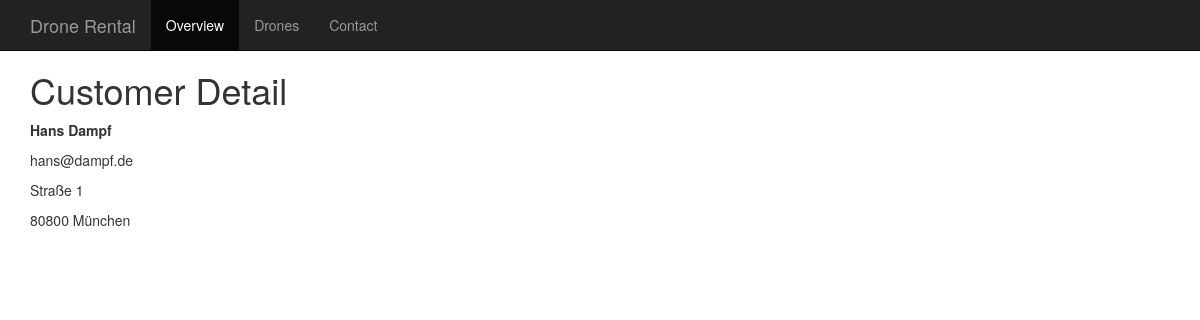
The app's page /customer/1/ with its own data.
### Drone_Rental/models.py (models this page shows, shortened)
class Customer(models.Model):
    first_name = models.CharField(max_length=50)
    last_name = models.CharField(max_length=50)
    email = models.EmailField()
    phone = models.CharField(max_length=50, blank=True)
    street = models.CharField(max_length=200)
    zipcode = models.CharField(max_length=5)
    city = models.CharField(max_length=50)

### Drone_Rental/views.py (the view)
# urls.py: url(r'^customer/(?P<pk>\d+)/$', views.CustomerDetailView.as_view(), name='customer_detail'),
class CustomerDetailView(generic.DetailView):
    model = Customer
    template_name = 'Drone_Rental/customer-detail.html'

### Drone_Rental/templates/Drone_Rental/customer-detail.html (shortened to what this page needs)
{% extends 'Drone_Rental/base_file.html' %}
{% block title %}<h1>Customer Detail</h1>{% endblock title %}
{% block content %}
    <p><strong>{{ customer.first_name }} {{ customer.last_name }}</strong></p>
    <p>{{ customer.email }}</p>
    <p>{{ customer.street }}</p>
    <p>{{ customer.zipcode }} {{ customer.city }}</p>
{% endblock content %}

### Drone_Rental/static/Drone_Rental/css/style.css (style rules this page uses)
body { font-family: Helvetica, Arial, sans-serif; padding-top: 50px; }

### records on screen
Customer: first_name "Hans", last_name "Dampf", email "hans@dampf.de", street "Straße 1", zipcode "80800", city "München"
